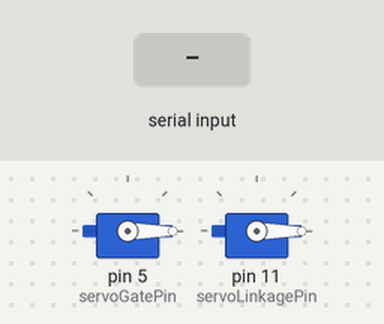
Simulated run of this sketch. Board: Arduino Uno, built with avr-gcc and run on an emulated ATmega328P. Shown: 2 × servo. The test bench sets the inputs (shaded band).

Above: at 1.2 s.
1.3 s: "h" received over Serial
At 1.76 s:
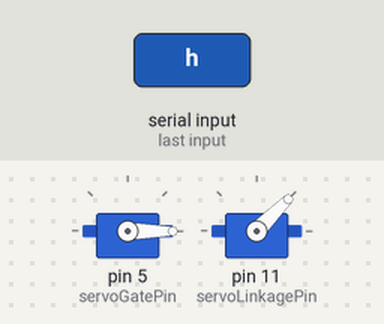
At 2.7 s:
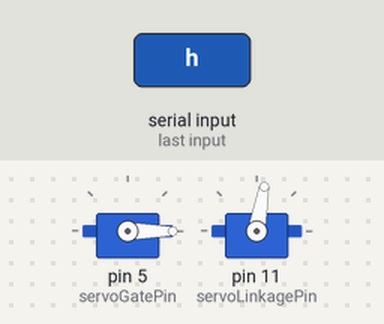
3.6 s: "l" received over Serial
At 3.76 s:
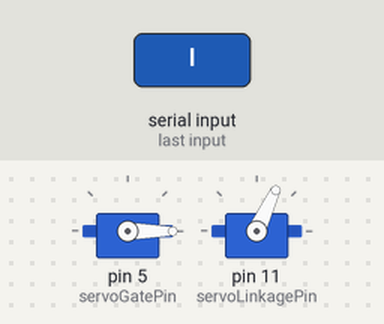
Timing chart, 0 to 6.6 s (numbered marks = the images above; inputs shaded):
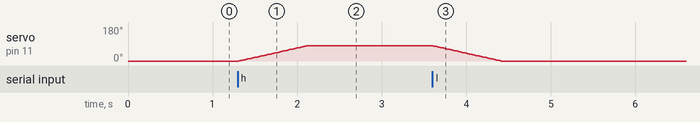

Measured:
- after the input at 1.3 s, servo on pin 11 (servoLinkagePin): moves from 0° to 80° over 0.80 s, starting at once
- after the input at 3.6 s, servo on pin 11 (servoLinkagePin): moves from 80° to 0° over 0.81 s, starting at once

The sketch:

Reserve_stack_program.ino
```cpp
#include <Servo.h>

Servo servoGate; Servo servoLinkage;

int servoGatePin = 5; int servoLinkagePin = 11;

int val;

void setup() {
  // put your setup code here, to run once:

  servoGate.attach(servoGatePin);
  servoLinkage.attach(servoLinkagePin);
  servoGate.write(0);
  servoLinkage.write(0);

  Serial.begin(9600);
}

void loop() {
  // put your main code here, to run repeatedly:
if (Serial.available()){
  val = Serial.read();

if (val == 'h'){
  for (int angle = 0; angle <= 80; angle += 1) {  // rotate slowly from 0 degrees to 120 degrees, one by one degree
    // in steps of 1 degree
    servoLinkage.write(angle);  // control servo to go to position in variable 'angle'
    delay(10);         // waits 10ms for the servo to reach the position
  }
}

if (val == 'l'){
  for (int angle = 80; angle >= 0; angle -= 1) {  // rotate from 120 degrees to 0 degrees, one by one degree
    servoLinkage.write(angle);                        // control servo to go to position in variable 'angle'
    delay(10);                               // waits 10ms for the servo to reach the position
  }
  delay(10000);
  }
}
}
```
